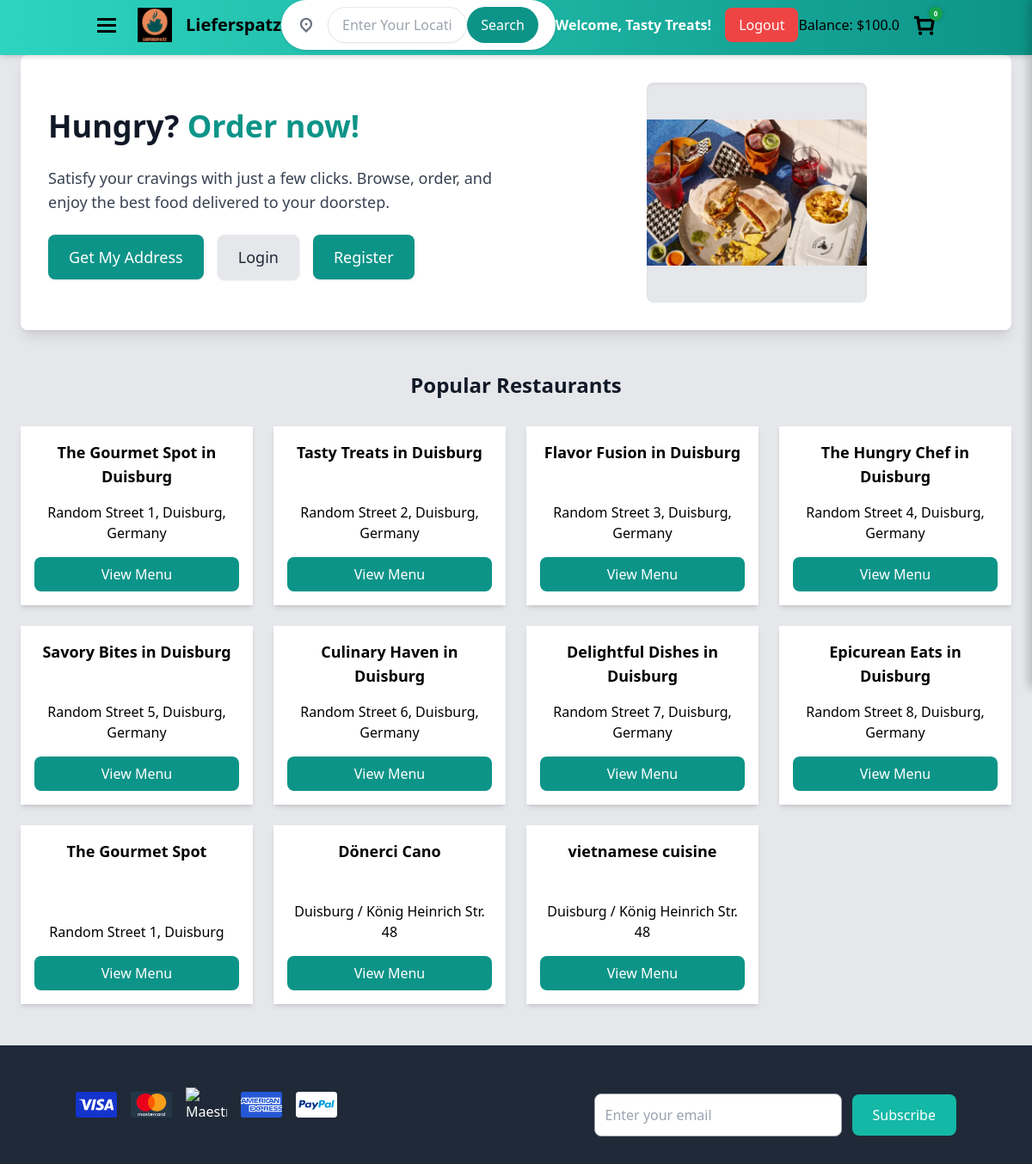
The app's page / (signed in) with its own data.
### models.py (models this page shows, shortened)
class User(db.Model, UserMixin):
    id = db.Column(db.Integer, primary_key=True)
    email = db.Column(db.String(150), unique=True, nullable=False)
    password_hash = db.Column(db.String(256), nullable=False)
    user_type = db.Column(db.String(50), nullable=False, default="customer")  # "customer" or "restaurant"
    first_name = db.Column(db.String(100), nullable=False)
    last_name = db.Column(db.String(100), nullable=False)
    location = db.Column(db.String(255), nullable=False)
    plz = db.Column(db.String(10), nullable=False)
    balance = db.Column(db.Float, default=0.0)

class Restaurant(db.Model):
    id = db.Column(db.Integer, primary_key=True)
    user_id = db.Column(db.Integer, db.ForeignKey("user.id"), nullable=False, unique=True)
    name = db.Column(db.String(150), nullable=False)
    address = db.Column(db.String(255), nullable=False)
    city = db.Column(db.String(100), nullable=False)
    image_url = db.Column(db.String(255))
    description = db.Column(db.Text)
    rating = db.Column(db.Integer, default=0, nullable=False)
    balance = db.Column(db.Float, default=0.0)
    menu_items = db.relationship('MenuItem', backref='restaurant', lazy=True)
    user = db.relationship("User", backref="restaurant", uselist=False)

### app.py (the view)
@app.route("/")
@login_required
def home():
    city = request.args.get("city", "Duisburg")
    user = current_user if current_user.is_authenticated else None
    restaurants = Restaurant.query.filter_by(city=city).all()
    user_balance = current_user.balance if current_user.is_authenticated else 0.0
    return render_template("index.html", restaurants=restaurants, city=city, user=user, user_balance=user_balance)

### app.py (called while the page is built)
@login_manager.user_loader
def load_user(user_id):
    return User.query.get(int(user_id))

@app.before_request
def make_session_permanent():
    session.permanent = False  # Ensure sessions expire on logout

@app.context_processor
def inject_cart_count():
    cart = session.get("cart", {})
    cart_count = sum(item["quantity"] for item in cart.values()) if cart else 0
    return dict(cart_count=cart_count)

### templates/index.html (shortened to what this page needs)
<!DOCTYPE html>
<html lang="en">
<head>
    <link rel="stylesheet" href="/static/css/tailwind.css">
    <link rel="stylesheet" href="https://unpkg.com/leaflet@1.9.4/dist/leaflet.css"/>
</head>
<body class="bg-gray-200 font-sans flex flex-col min-h-screen">
</body>
</html>
<header class="fixed top-0 left-0 w-full bg-gradient-to-r from-teal-400 to-teal-600 shadow-md z-50">
  <div class="container mx-auto flex items-center justify-between px-6">
    <div class="flex items-center space-x-6">
      <button class="focus:outline-none" aria-label="Open Menu">
        <svg width="24" height="24" viewBox="0 0 24 24" fill="none" class="cursor-pointer">
          <title>Menu</title>
          <path
            fill-rule="evenodd"
            clip-rule="evenodd"
            d="M23 4H1v3h22V4Zm0 7H1v3h22v-3ZM1 18h22v3H1v-3Z"
            fill="currentColor">
          </path>
        </svg>
      </button>
      <a href="/" aria-label="Lieferspatz Home" class="flex items-center">
        <img src="/static/favicon.png" alt="Lieferspatz Logo" class="w-10 h-10" />
        <span class="text-xl font-bold ml-4">Lieferspatz</span>
      </a>
    </div>
    <div class="relative flex-1 flex justify-center ml-auto">
      <div class="flex items-center bg-white rounded-full px-5 py-2 shadow space-x-4 w-full max-w-lg">
<div class="relative flex-1 flex justify-center">
  <div class="relative w-full max-w-lg">
      <input id="location-input" type="text" placeholder="Enter Your Location"
          class="w-full px-4 py-2 text-gray-700 bg-white border rounded-full shadow-sm">
  </div>
  <button id="search-btn" class="px-4 py-2 bg-teal-600 text-white rounded-full ml-2">Search</button>
</div>
      </div>
    </div>
    <div class="flex items-center space-x-4">
        {% if current_user.is_authenticated %}
            <span id="welcome-text" class="text-white font-semibold">
                Welcome, <span class="capitalize">{{ current_user.first_name }}</span>!
            </span>
            <button id="logout-btn" class="bg-red-500 text-white px-4 py-2 rounded-lg hover:bg-red-600">
                Logout
            </button>
        {% endif %}
    </div>
<div class="relative">
    <div class="flex items-center">
        <span class="mr-4">Balance: ${{ user_balance | round(2) }}</span>
        <button id="cart-btn" class="focus:outline-none">
            <svg width="26" height="26" viewBox="0 0 24 24" fill="none">
                <path fill-rule="evenodd" clip-rule="evenodd"
                    d="M5.5 18H21l2-12.5H6.5l-.5-3H.9v3h2.5L5.5 18Zm14-9.5-1 6.5H8L7 8.5h12.5ZM7.5 23a2 2 0 1 0 0-4 2 2 0 0 0 0 4Zm14-2a2 2 0 1 1-4 0 2 2 0 0 1 4 0Z"
                    fill="currentColor"></path>
            </svg>
        </button>
    </div>
    <div id="cart-bubble" class="absolute top-0 right-0 bg-green-600 text-white text-xs font-bold rounded-full w-5 h-5 flex items-center justify-center hidden">
        0
    </div>
        </div>
    </div>
</header>
<section class="bg-gray-200 mt-16 pt-32 pb-12">
  <div class="bg-white rounded-lg shadow-lg p-8 mx-auto max-w-6xl flex flex-col md:flex-row items-center gap-8">
    <div class="flex-1 space-y-6 text-center md:text-left">
      <h1 class="text-4xl font-extrabold text-gray-900 leading-tight">
        Hungry? <span class="text-teal-600">Order now!</span>
      </h1>
      <p class="text-gray-700 text-lg">
        Satisfy your cravings with just a few clicks. Browse, order, and enjoy the best food delivered to your doorstep.
      </p>
      <div class="flex flex-wrap gap-4 justify-center md:justify-start">
        <button id="getLocationButton" class="px-6 py-3 bg-teal-600 text-white text-lg font-medium rounded-lg shadow hover:bg-teal-700 focus:ring-4 focus:ring-teal-300 focus:outline-none transition-all">
          Get My Address
        </button>
        <a href="/login" class="px-6 py-3 bg-gray-200 text-gray-800 text-lg font-medium rounded-lg shadow hover:bg-gray-300 focus:ring-4 focus:ring-gray-200 focus:outline-none transition-all">
          Login
        </a>
        <a href="/register" class="px-6 py-3 bg-teal-600 text-white text-lg font-medium rounded-lg shadow hover:bg-teal-700 focus:ring-4 focus:ring-teal-300 focus:outline-none transition-all">
          Register
        </a>
      </div>
    </div>
    <div class="flex-1 flex justify-center items-center">
      <div class="bg-gray-200 rounded-lg w-64 h-64 flex items-center justify-center shadow-inner">
        <img src="/static/images/hero_image.png" alt="Delicious meal" class="w-full h-full object-contain rounded-lg" />
      </div>
    </div>
  </div>
</section>
<section class="max-w-6xl mx-auto py-12">
  <h2 class="text-2xl font-bold text-gray-900 mb-8 text-center">Popular Restaurants</h2>
  <div id="restaurant-list" class="grid grid-cols-4 gap-6">
    {% for restaurant in restaurants %}
    <div class="p-4 bg-white shadow-md rounded-2xl hover:shadow-lg transition flex flex-col justify-between h-full">
        <div class="text-center">
            <h3 class="text-lg font-semibold">{{ restaurant.name }}</h3>
            <p class="text-gray-600">{{ restaurant.address }}</p>
        </div>
            <a href="{{ url_for('restaurant_menu_page', restaurant_id=restaurant.id) }}"
            class="mt-4 px-4 py-2 bg-teal-600 text-white rounded-lg text-center hover:bg-teal-700 transition block">
            View Menu
            </a>
    </div>
    {% endfor %}
</div>
</section>
<footer class="bg-gray-800 text-white py-8 mt-auto">
  <div class="container mx-auto flex flex-col md:flex-row justify-between items-center space-y-6 md:space-y-0">
      <div class="flex items-center space-x-4">
          <img src="/static/images/visa.svg" alt="Visa" class="w-12">
          <img src="/static/images/mastercard.svg" alt="MasterCard" class="w-12">
          <img src="/static/images/maestro.svg" alt="Maestro" class="w-12">
          <img src="/static/images/amex.svg" alt="American Express" class="w-12">
          <img src="/static/images/paypal.svg" alt="PayPal" class="w-12">
      </div>
      <div class="flex items-center space-x-3">
          <input
              type="email"
              placeholder="Enter your email"
              class="w-72 p-3 rounded-lg border border-gray-400 text-gray-800 focus:outline-none focus:border-teal-400"
          />
          <button class="bg-teal-500 text-white px-6 py-3 rounded-lg hover:bg-teal-600">
              Subscribe
          </button>
      </div>
  </div>
</footer>
</body>
</html>

### records on screen
User: first_name "Tasty Treats", balance "100.0"
Restaurant: name "The Gourmet Spot in Duisburg", address "Random Street 1, Duisburg, Germany"
Restaurant: name "Tasty Treats in Duisburg", address "Random Street 2, Duisburg, Germany"
Restaurant: name "Flavor Fusion in Duisburg", address "Random Street 3, Duisburg, Germany"
Restaurant: name "The Hungry Chef in Duisburg", address "Random Street 4, Duisburg, Germany"
Restaurant: name "Savory Bites in Duisburg", address "Random Street 5, Duisburg, Germany"
Restaurant: name "Culinary Haven in Duisburg", address "Random Street 6, Duisburg, Germany"
Restaurant: name "Delightful Dishes in Duisburg", address "Random Street 7, Duisburg, Germany"
Restaurant: name "Epicurean Eats in Duisburg", address "Random Street 8, Duisburg, Germany"
Restaurant: name "The Gourmet Spot", address "Random Street 1, Duisburg"
Restaurant: name "Dönerci Cano", address "Duisburg / König Heinrich Str. 48"
Restaurant: name "vietnamese cuisine", address "Duisburg / König Heinrich Str. 48"
